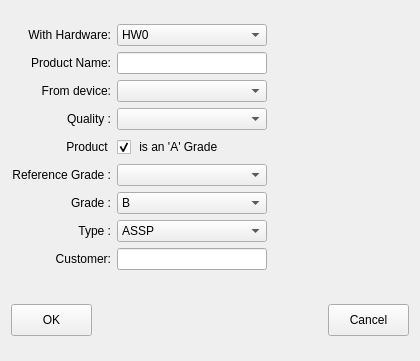
<?xml version="1.0" encoding="UTF-8"?>
<ui version="4.0">
 <class>NewDieWizard</class>
 <widget class="QDialog" name="NewDieWizard">
  <property name="geometry">
   <rect>
    <x>0</x>
    <y>0</y>
    <width>420</width>
    <height>361</height>
   </rect>
  </property>
  <property name="sizePolicy">
   <sizepolicy hsizetype="Preferred" vsizetype="Minimum">
    <horstretch>0</horstretch>
    <verstretch>0</verstretch>
   </sizepolicy>
  </property>
  <property name="minimumSize">
   <size>
    <width>300</width>
    <height>0</height>
   </size>
  </property>
  <property name="maximumSize">
   <size>
    <width>16777215</width>
    <height>361</height>
   </size>
  </property>
  <property name="windowTitle">
   <string>Dialog</string>
  </property>
  <layout class="QGridLayout" name="gridLayout">
   <item row="0" column="0">
    <layout class="QVBoxLayout" name="verticalLayout">
     <item>
      <layout class="QHBoxLayout" name="hardwareLayout">
       <item>
        <widget class="QLabel" name="label_3">
         <property name="sizePolicy">
          <sizepolicy hsizetype="Fixed" vsizetype="Preferred">
           <horstretch>0</horstretch>
           <verstretch>0</verstretch>
          </sizepolicy>
         </property>
         <property name="minimumSize">
          <size>
           <width>100</width>
           <height>22</height>
          </size>
         </property>
         <property name="maximumSize">
          <size>
           <width>100</width>
           <height>22</height>
          </size>
         </property>
         <property name="text">
          <string>With Hardware:</string>
         </property>
         <property name="alignment">
          <set>Qt::AlignRight|Qt::AlignTrailing|Qt::AlignVCenter</set>
         </property>
        </widget>
       </item>
       <item>
        <widget class="QComboBox" name="WithHardware">
         <property name="sizePolicy">
          <sizepolicy hsizetype="Fixed" vsizetype="Fixed">
           <horstretch>0</horstretch>
           <verstretch>0</verstretch>
          </sizepolicy>
         </property>
         <property name="minimumSize">
          <size>
           <width>150</width>
           <height>22</height>
          </size>
         </property>
         <property name="maximumSize">
          <size>
           <width>69</width>
           <height>22</height>
          </size>
         </property>
         <item>
          <property name="text">
           <string>HW0</string>
          </property>
         </item>
         <item>
          <property name="text">
           <string>HW1</string>
          </property>
         </item>
         <item>
          <property name="text">
           <string>HW2</string>
          </property>
         </item>
        </widget>
       </item>
       <item>
        <spacer name="horizontalSpacer_3">
         <property name="orientation">
          <enum>Qt::Horizontal</enum>
         </property>
         <property name="sizeHint" stdset="0">
          <size>
           <width>13</width>
           <height>20</height>
          </size>
         </property>
        </spacer>
       </item>
      </layout>
     </item>
     <item>
      <layout class="QHBoxLayout" name="nameLayout">
       <item>
        <widget class="QLabel" name="label">
         <property name="sizePolicy">
          <sizepolicy hsizetype="Fixed" vsizetype="Preferred">
           <horstretch>0</horstretch>
           <verstretch>0</verstretch>
          </sizepolicy>
         </property>
         <property name="minimumSize">
          <size>
           <width>100</width>
           <height>22</height>
          </size>
         </property>
         <property name="maximumSize">
          <size>
           <width>100</width>
           <height>22</height>
          </size>
         </property>
         <property name="text">
          <string>Product Name:</string>
         </property>
         <property name="alignment">
          <set>Qt::AlignRight|Qt::AlignTrailing|Qt::AlignVCenter</set>
         </property>
        </widget>
       </item>
       <item>
        <widget class="QLineEdit" name="ProductName">
         <property name="minimumSize">
          <size>
           <width>150</width>
           <height>22</height>
          </size>
         </property>
         <property name="maximumSize">
          <size>
           <width>16777215</width>
           <height>22</height>
          </size>
         </property>
        </widget>
       </item>
       <item>
        <spacer name="horizontalSpacer_8">
         <property name="orientation">
          <enum>Qt::Horizontal</enum>
         </property>
         <property name="sizeHint" stdset="0">
          <size>
           <width>40</width>
           <height>20</height>
          </size>
         </property>
        </spacer>
       </item>
      </layout>
     </item>
     <item>
      <layout class="QHBoxLayout" name="deviceLayout">
       <item>
        <widget class="QLabel" name="label_2">
         <property name="sizePolicy">
          <sizepolicy hsizetype="Fixed" vsizetype="Preferred">
           <horstretch>0</horstretch>
           <verstretch>0</verstretch>
          </sizepolicy>
         </property>
         <property name="minimumSize">
          <size>
           <width>100</width>
           <height>22</height>
          </size>
         </property>
         <property name="maximumSize">
          <size>
           <width>100</width>
           <height>22</height>
          </size>
         </property>
         <property name="text">
          <string>From device:</string>
         </property>
         <property name="alignment">
          <set>Qt::AlignRight|Qt::AlignTrailing|Qt::AlignVCenter</set>
         </property>
        </widget>
       </item>
       <item>
        <widget class="QComboBox" name="FromDevice">
         <property name="sizePolicy">
          <sizepolicy hsizetype="Fixed" vsizetype="Fixed">
           <horstretch>0</horstretch>
           <verstretch>0</verstretch>
          </sizepolicy>
         </property>
         <property name="minimumSize">
          <size>
           <width>150</width>
           <height>22</height>
          </size>
         </property>
         <property name="maximumSize">
          <size>
           <width>150</width>
           <height>22</height>
          </size>
         </property>
         <item>
          <property name="text">
           <string/>
          </property>
         </item>
         <item>
          <property name="text">
           <string>123456789012345</string>
          </property>
         </item>
        </widget>
       </item>
       <item>
        <spacer name="horizontalSpacer_2">
         <property name="orientation">
          <enum>Qt::Horizontal</enum>
         </property>
         <property name="sizeHint" stdset="0">
          <size>
           <width>13</width>
           <height>20</height>
          </size>
         </property>
        </spacer>
       </item>
      </layout>
     </item>
     <item>
      <layout class="QHBoxLayout" name="qualityLayout">
       <item>
        <widget class="QLabel" name="label_4">
         <property name="sizePolicy">
          <sizepolicy hsizetype="Fixed" vsizetype="Preferred">
           <horstretch>0</horstretch>
           <verstretch>0</verstretch>
          </sizepolicy>
         </property>
         <property name="minimumSize">
          <size>
           <width>100</width>
           <height>22</height>
          </size>
         </property>
         <property name="maximumSize">
          <size>
           <width>100</width>
           <height>22</height>
          </size>
         </property>
         <property name="text">
          <string>Quality :</string>
         </property>
         <property name="alignment">
          <set>Qt::AlignRight|Qt::AlignTrailing|Qt::AlignVCenter</set>
         </property>
        </widget>
       </item>
       <item>
        <widget class="QComboBox" name="productQuality">
         <property name="sizePolicy">
          <sizepolicy hsizetype="Fixed" vsizetype="Fixed">
           <horstretch>0</horstretch>
           <verstretch>0</verstretch>
          </sizepolicy>
         </property>
         <property name="minimumSize">
          <size>
           <width>150</width>
           <height>22</height>
          </size>
         </property>
         <property name="maximumSize">
          <size>
           <width>150</width>
           <height>22</height>
          </size>
         </property>
         <item>
          <property name="text">
           <string/>
          </property>
         </item>
         <item>
          <property name="text">
           <string>Automotive</string>
          </property>
         </item>
         <item>
          <property name="text">
           <string>Commercial</string>
          </property>
         </item>
         <item>
          <property name="text">
           <string>Industrial</string>
          </property>
         </item>
         <item>
          <property name="text">
           <string>Medical</string>
          </property>
         </item>
         <item>
          <property name="text">
           <string>Military</string>
          </property>
         </item>
        </widget>
       </item>
       <item>
        <spacer name="horizontalSpacer_4">
         <property name="orientation">
          <enum>Qt::Horizontal</enum>
         </property>
         <property name="sizeHint" stdset="0">
          <size>
           <width>40</width>
           <height>20</height>
          </size>
         </property>
        </spacer>
       </item>
      </layout>
     </item>
     <item>
      <layout class="QHBoxLayout" name="isAGradeLayout">
       <item>
        <widget class="QLabel" name="label_5">
         <property name="sizePolicy">
          <sizepolicy hsizetype="Fixed" vsizetype="Fixed">
           <horstretch>0</horstretch>
           <verstretch>0</verstretch>
          </sizepolicy>
         </property>
         <property name="minimumSize">
          <size>
           <width>100</width>
           <height>22</height>
          </size>
         </property>
         <property name="maximumSize">
          <size>
           <width>100</width>
           <height>22</height>
          </size>
         </property>
         <property name="text">
          <string>Product </string>
         </property>
         <property name="alignment">
          <set>Qt::AlignRight|Qt::AlignTrailing|Qt::AlignVCenter</set>
         </property>
        </widget>
       </item>
       <item>
        <widget class="QCheckBox" name="isAGrade">
         <property name="minimumSize">
          <size>
           <width>105</width>
           <height>22</height>
          </size>
         </property>
         <property name="maximumSize">
          <size>
           <width>105</width>
           <height>22</height>
          </size>
         </property>
         <property name="layoutDirection">
          <enum>Qt::LeftToRight</enum>
         </property>
         <property name="text">
          <string> is an 'A' Grade</string>
         </property>
         <property name="checked">
          <bool>true</bool>
         </property>
        </widget>
       </item>
       <item>
        <spacer name="horizontalSpacer_9">
         <property name="orientation">
          <enum>Qt::Horizontal</enum>
         </property>
         <property name="sizeHint" stdset="0">
          <size>
           <width>13</width>
           <height>20</height>
          </size>
         </property>
        </spacer>
       </item>
      </layout>
     </item>
     <item>
      <layout class="QHBoxLayout" name="referenceGradeLayout">
       <item>
        <widget class="QLabel" name="referenceGradeLabel">
         <property name="sizePolicy">
          <sizepolicy hsizetype="Fixed" vsizetype="Fixed">
           <horstretch>0</horstretch>
           <verstretch>0</verstretch>
          </sizepolicy>
         </property>
         <property name="minimumSize">
          <size>
           <width>100</width>
           <height>22</height>
          </size>
         </property>
         <property name="maximumSize">
          <size>
           <width>100</width>
           <height>22</height>
          </size>
         </property>
         <property name="text">
          <string>Reference Grade :</string>
         </property>
         <property name="alignment">
          <set>Qt::AlignRight|Qt::AlignTrailing|Qt::AlignVCenter</set>
         </property>
        </widget>
       </item>
       <item>
        <widget class="QComboBox" name="referenceGrade">
         <property name="sizePolicy">
          <sizepolicy hsizetype="Fixed" vsizetype="Fixed">
           <horstretch>0</horstretch>
           <verstretch>0</verstretch>
          </sizepolicy>
         </property>
         <property name="minimumSize">
          <size>
           <width>150</width>
           <height>22</height>
          </size>
         </property>
         <item>
          <property name="text">
           <string/>
          </property>
         </item>
         <item>
          <property name="text">
           <string>123456789012345</string>
          </property>
         </item>
        </widget>
       </item>
       <item>
        <spacer name="horizontalSpacer_6">
         <property name="orientation">
          <enum>Qt::Horizontal</enum>
         </property>
         <property name="sizeHint" stdset="0">
          <size>
           <width>40</width>
           <height>20</height>
          </size>
         </property>
        </spacer>
       </item>
      </layout>
     </item>
     <item>
      <layout class="QHBoxLayout" name="gradeLayout">
       <item>
        <widget class="QLabel" name="gradeLabel">
         <property name="sizePolicy">
          <sizepolicy hsizetype="Fixed" vsizetype="Fixed">
           <horstretch>0</horstretch>
           <verstretch>0</verstretch>
          </sizepolicy>
         </property>
         <property name="minimumSize">
          <size>
           <width>100</width>
           <height>22</height>
          </size>
         </property>
         <property name="maximumSize">
          <size>
           <width>100</width>
           <height>22</height>
          </size>
         </property>
         <property name="text">
          <string>Grade :</string>
         </property>
         <property name="alignment">
          <set>Qt::AlignRight|Qt::AlignTrailing|Qt::AlignVCenter</set>
         </property>
        </widget>
       </item>
       <item>
        <widget class="QComboBox" name="grade">
         <property name="sizePolicy">
          <sizepolicy hsizetype="Fixed" vsizetype="Fixed">
           <horstretch>0</horstretch>
           <verstretch>0</verstretch>
          </sizepolicy>
         </property>
         <property name="minimumSize">
          <size>
           <width>150</width>
           <height>22</height>
          </size>
         </property>
         <property name="maximumSize">
          <size>
           <width>33</width>
           <height>22</height>
          </size>
         </property>
         <item>
          <property name="text">
           <string>B</string>
          </property>
         </item>
         <item>
          <property name="text">
           <string>C</string>
          </property>
         </item>
         <item>
          <property name="text">
           <string>D</string>
          </property>
         </item>
         <item>
          <property name="text">
           <string>E</string>
          </property>
         </item>
         <item>
          <property name="text">
           <string>F</string>
          </property>
         </item>
         <item>
          <property name="text">
           <string>G</string>
          </property>
         </item>
         <item>
          <property name="text">
           <string>H</string>
          </property>
         </item>
         <item>
          <property name="text">
           <string>I</string>
          </property>
         </item>
        </widget>
       </item>
       <item>
        <spacer name="horizontalSpacer_5">
         <property name="orientation">
          <enum>Qt::Horizontal</enum>
         </property>
         <property name="sizeHint" stdset="0">
          <size>
           <width>40</width>
           <height>20</height>
          </size>
         </property>
        </spacer>
       </item>
      </layout>
     </item>
     <item>
      <layout class="QHBoxLayout" name="typeLayout">
       <item>
        <widget class="QLabel" name="typeLabel">
         <property name="sizePolicy">
          <sizepolicy hsizetype="Fixed" vsizetype="Fixed">
           <horstretch>0</horstretch>
           <verstretch>0</verstretch>
          </sizepolicy>
         </property>
         <property name="minimumSize">
          <size>
           <width>100</width>
           <height>22</height>
          </size>
         </property>
         <property name="maximumSize">
          <size>
           <width>100</width>
           <height>22</height>
          </size>
         </property>
         <property name="text">
          <string>Type :</string>
         </property>
         <property name="alignment">
          <set>Qt::AlignRight|Qt::AlignTrailing|Qt::AlignVCenter</set>
         </property>
        </widget>
       </item>
       <item>
        <widget class="QComboBox" name="Type">
         <property name="sizePolicy">
          <sizepolicy hsizetype="Fixed" vsizetype="Fixed">
           <horstretch>0</horstretch>
           <verstretch>0</verstretch>
          </sizepolicy>
         </property>
         <property name="minimumSize">
          <size>
           <width>150</width>
           <height>22</height>
          </size>
         </property>
         <property name="maximumSize">
          <size>
           <width>71</width>
           <height>22</height>
          </size>
         </property>
         <item>
          <property name="text">
           <string>ASSP</string>
          </property>
         </item>
         <item>
          <property name="text">
           <string>ASIC</string>
          </property>
         </item>
        </widget>
       </item>
       <item>
        <spacer name="horizontalSpacer_7">
         <property name="orientation">
          <enum>Qt::Horizontal</enum>
         </property>
         <property name="sizeHint" stdset="0">
          <size>
           <width>40</width>
           <height>20</height>
          </size>
         </property>
        </spacer>
       </item>
      </layout>
     </item>
     <item>
      <layout class="QHBoxLayout" name="customerLayout">
       <item>
        <widget class="QLabel" name="customerLabel">
         <property name="sizePolicy">
          <sizepolicy hsizetype="Fixed" vsizetype="Fixed">
           <horstretch>0</horstretch>
           <verstretch>0</verstretch>
          </sizepolicy>
         </property>
         <property name="minimumSize">
          <size>
           <width>100</width>
           <height>22</height>
          </size>
         </property>
         <property name="maximumSize">
          <size>
           <width>100</width>
           <height>22</height>
          </size>
         </property>
         <property name="text">
          <string>Customer:</string>
         </property>
         <property name="alignment">
          <set>Qt::AlignRight|Qt::AlignTrailing|Qt::AlignVCenter</set>
         </property>
        </widget>
       </item>
       <item>
        <widget class="QLineEdit" name="customer">
         <property name="minimumSize">
          <size>
           <width>150</width>
           <height>22</height>
          </size>
         </property>
         <property name="maximumSize">
          <size>
           <width>16777215</width>
           <height>22</height>
          </size>
         </property>
        </widget>
       </item>
       <item>
        <spacer name="horizontalSpacer_10">
         <property name="orientation">
          <enum>Qt::Horizontal</enum>
         </property>
         <property name="sizeHint" stdset="0">
          <size>
           <width>40</width>
           <height>20</height>
          </size>
         </property>
        </spacer>
       </item>
      </layout>
     </item>
     <item>
      <widget class="QLabel" name="Feedback">
       <property name="sizePolicy">
        <sizepolicy hsizetype="Expanding" vsizetype="Fixed">
         <horstretch>0</horstretch>
         <verstretch>0</verstretch>
        </sizepolicy>
       </property>
       <property name="minimumSize">
        <size>
         <width>150</width>
         <height>22</height>
        </size>
       </property>
       <property name="maximumSize">
        <size>
         <width>16777215</width>
         <height>22</height>
        </size>
       </property>
       <property name="text">
        <string/>
       </property>
       <property name="alignment">
        <set>Qt::AlignCenter</set>
       </property>
      </widget>
     </item>
     <item>
      <layout class="QHBoxLayout" name="buttonLayout">
       <item>
        <widget class="QPushButton" name="OKButton">
         <property name="minimumSize">
          <size>
           <width>81</width>
           <height>32</height>
          </size>
         </property>
         <property name="maximumSize">
          <size>
           <width>81</width>
           <height>32</height>
          </size>
         </property>
         <property name="text">
          <string>OK</string>
         </property>
         <property name="autoDefault">
          <bool>false</bool>
         </property>
        </widget>
       </item>
       <item>
        <spacer name="horizontalSpacer">
         <property name="orientation">
          <enum>Qt::Horizontal</enum>
         </property>
         <property name="sizeHint" stdset="0">
          <size>
           <width>40</width>
           <height>20</height>
          </size>
         </property>
        </spacer>
       </item>
       <item>
        <widget class="QPushButton" name="CancelButton">
         <property name="minimumSize">
          <size>
           <width>81</width>
           <height>32</height>
          </size>
         </property>
         <property name="maximumSize">
          <size>
           <width>81</width>
           <height>32</height>
          </size>
         </property>
         <property name="text">
          <string>Cancel</string>
         </property>
         <property name="autoDefault">
          <bool>false</bool>
         </property>
        </widget>
       </item>
      </layout>
     </item>
    </layout>
   </item>
  </layout>
 </widget>
 <resources/>
 <connections/>
</ui>
